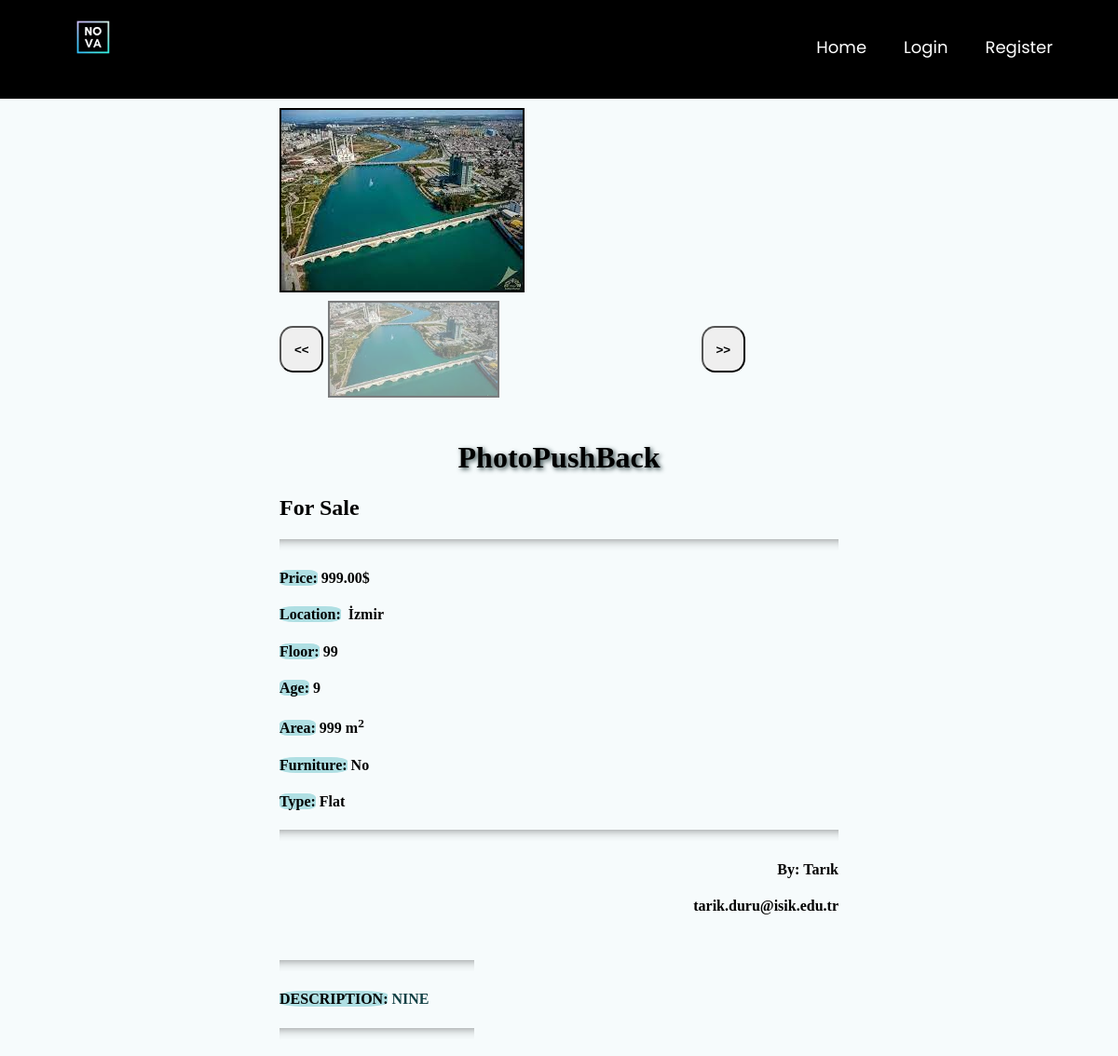
Page /product_details/55 on the committed database.
### main/models.py (models this page shows, shortened)
class PostImages(models.Model):
    image = models.ImageField(null=True, blank=True)
    gallery = models.ForeignKey(Post,null=True,on_delete= models.CASCADE)

class Post(models.Model):
    ouruser = models.ForeignKey(ourUser, null=True, on_delete=models.CASCADE)
    post_title = models.CharField(max_length=255,null=True)
    post_description = models.TextField()
    price = models.DecimalField(decimal_places=2 , max_digits=12)
    location = models.CharField(max_length=255,null=True,choices=city)
    postType = models.CharField(choices=RorS , max_length=50, null=True , default='For Sale')
    floor = models.DecimalField(decimal_places=0 , max_digits=3 ,null=True)
    building_age = models.DecimalField(decimal_places=0, max_digits=2 , null=True)
    area = models.DecimalField(decimal_places=0,max_digits=4 ,null=True)
    isFurniture = models.CharField(choices=Furniture ,null=True,max_length=50,default="No")
    building_type = models.CharField(choices=b_types ,null=True ,max_length=50)

class ourUser(models.Model):
    user = models.OneToOneField(User, null=True, on_delete=models.CASCADE)  # relation with django's user # will be implemented later
    username = models.CharField(max_length=255,null=True)
    first_name = models.CharField(max_length=255,null=True)
    last_name = models.CharField(max_length=255,null=True)
    email = models.EmailField(max_length=254)

### main/views.py (the view)
# urls.py: path('product_details/<int:pk>', views.productdetails, name="product_details"),
def productdetails(request, pk):
    posts = Post.objects.get(id=pk)
    pimage = PostImages.objects.filter(gallery=posts)
    return render(request, 'main/product_details.html', { 'posts':posts ,'pimage':pimage} )

### main/templates/main/product_details.html (shortened to what this page needs)
<!DOCTYPE html>
{% extends 'main/mainpage.html' %}
{% load static %}
{% load humanize %}
{% block content %}
<html>
<body>
	<div class="bg ">
	<div id="content-wrapper">
		<div class="column">
			<img id=featured src="{% static pimage.first.image.url %}">
			<div id="slide-wrapper"  >
				<button id="slideLeft" class="arrow " > <b><<</b> </button>
				<div id="slider" >
					{% for i in pimage %}
    					<img class="thumbnail" src="{% static i.image.url %}" width="500" height="333">
					{% endfor %}
				</div>
				<button id="slideRight" class="arrow " > <b>>></b> </button>
			</div>
		</div>
		<div class="column ">
			<h1>{{posts.post_title}}</h1>
			<h2>{{posts.postType}}</h2>
			<hr>
			<h4 ><mark>Price:</mark>&nbsp;{{posts.price|intcomma}}$</h4>
			<h4 ><mark>Location:</mark>&nbsp;{{posts.location}}</h4>
			<h4 ><mark>Floor:</mark>&nbsp;{{posts.floor}}</h4>
			<h4 ><mark>Age:</mark>&nbsp;{{posts.building_age}}</h4>
			<h4 ><mark>Area:</mark>&nbsp;{{posts.area}} m<sup>2</sup></h4>
			<h4 ><mark>Furniture:</mark>&nbsp;{{posts.isFurniture}}</h4>
			<h4 ><mark>Type:</mark>&nbsp;{{posts.building_type}}</h4>
			<hr>
			<h4 style="text-align: right;">By:&nbsp;{{posts.ouruser.first_name}}</h4>
			<h4 style="text-align: right;">&nbsp;{{posts.ouruser.email}}</h4>
		</div>
		<div class="column ">
			<hr>
			<h4 class="des"  ><mark>Description:</mark>&nbsp;{{posts.post_description}}</h4>
			<hr>
		</div>
	</div>
	</div>
</body>
{% endblock %}

### main/templates/main/mainpage.html (shortened to what this page needs)
<!DOCTYPE html>
{% load static %}
<html lang="en" dir="ltr">
<head>
</head>
<body class="g">
<nav>
    <div class="logo">
        <a class="navbar-brand pb-2" href="{% url 'homepage' %}"><img src="{% static 'images/nova_logo.gif' %}"
                                                                      style="height: 80px; width: 80px"></a>
    </div>
    <ul>
        <li><a href="/">Home</a></li>
        {% if user.is_authenticated %}
        <li>
            <a href="">Account</a>
            <input type="checkbox" id="btn-1">
            <ul>
                <li><a href="{% url 'listaddedposts' %}">My Posts</a></li>
                <li><a href="{% url 'logout' %}">Logout</a></li>
            </ul>
        </li>
        <li>
            <a href="{% url 'createpost' %}">Create Post</a>
            <input type="checkbox" id="btn-3">
        </li>
        {% else %}
        <li>
            <a href="{% url 'loginpage' %}">Login</a>
        </li>
        <li>
        <li>
            <a href="{% url 'register' %}">Register</a>
        </li>
        {% endif %}
    </ul>
</nav>
{% block content %}
{% endblock %}
</body>
</html>

### main/templates/main/product_details.html (style rules this page uses)
body,html { width : 100%; height : 100%; margin : 0; padding : 0; }
.bg { background-color: #F6FBFC ; }
.des { text-align: justify; text-transform: uppercase; color: #114045 ; word-wrap:break-word; }
h1 { text-shadow: 2px 2px 5px #2F4345; text-align: center; text-transform: capitalize; }
mark { background-color:#AFDFE3; border-radius: 25%; }
hr { height: 12px; border: 0; box-shadow: inset 0 12px 12px -12px rgba(0, 0, 0, 0.5); }
#content-wrapper { display: flex; flex-wrap: wrap; justify-content: center; align-items: center; }
.column { width: 600px; padding: 10px; }
#featured { max-width: 500px; max-height: 600px; object-fit: cover; cursor: pointer; border: 2px solid black; }
.thumbnail { object-fit: cover; max-width: 180px; max-height: 100px; cursor: pointer; opacity: 0.5; margin: 5px; border: 2px solid black; }
#slide-wrapper { max-width: 500px; display: flex; min-height: 100px; align-items: center; }
#slider { width: 440px; display: flex; flex-wrap: nowrap; overflow-x: auto; cursor: grab; }
.arrow { width: 50px; height: 50px; cursor: pointer; transition: .3s; border-radius:30%; }

### main/templates/main/mainpage.html (style rules this page uses)
nav { margin: 0; padding: 0; user-select: none; box-sizing: border-box; font-family: 'Poppins', sans-serif; }
body.g { background-image: url('/static/images/wallpaper.jpg'); background-size: cover; background-repeat: no-repeat; background-attachment: fixed; }
nav { background: #000000; }
nav:after { content: ''; clear: both; display: table; }
nav .logo { float: left; color: white; font-size: 27px; font-weight: 600; line-height: 70px; padding-left: 60px; }
nav ul { float: right; margin-right: 40px; list-style: none; position: relative; z-index: 10000; }
nav ul li { float: left; display: inline-block; background: #000000; margin: 0 5px; }
nav ul li a { color: white; line-height: 70px; text-decoration: none; font-size: 18px; padding: 8px 15px; }

### rows in the picture
PostImages: image (picture)
Post: post_title "PhotoPushBack", postType "For Sale", price "999.00", location "İzmir", floor "99", building_age "9", area "999", isFurniture "No", building_type "Flat", ouruser.first_name "Tarık", ouruser.email "tarik.duru@isik.edu.tr", post_description "NINE"
